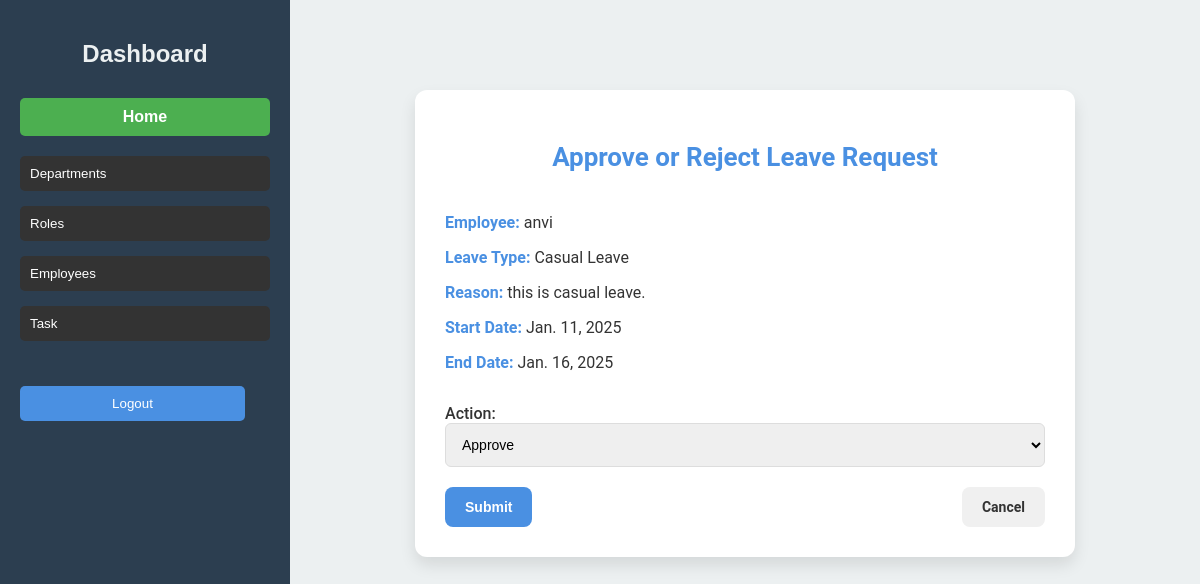
The page /approve_or_reject_leave/2/ (signed in) on the database its author committed.
### deptapp/models.py (models this page shows, shortened)
class Leave(models.Model):
    class LeaveType(models.TextChoices):
        SICK_LEAVE = 'SL', 'Sick Leave'
        CASUAL_LEAVE = 'CL', 'Casual Leave'
        PRIVILEGE_LEAVE = 'PL', 'Privilege Leave'
        LEAVE_WITHOUT_PAY = 'LWP', 'Leave Without Pay'
    class Status(models.TextChoices):
        APPROVED = 'approved', 'Approved'
        REJECTED = 'rejected', 'Rejected'
        PENDING = 'pending', 'Pending'
    leave_id = models.AutoField(primary_key=True)
    employee = models.ForeignKey('Users', on_delete=models.CASCADE, related_name='leaves')
    leave_type = models.CharField(max_length=3, choices=LeaveType.choices)
    reason = models.CharField(max_length=200)
    start_date = models.DateField()
    end_date = models.DateField()
    total_days = models.PositiveIntegerField()
    status = models.CharField(max_length=10, choices=Status.choices, default=Status.PENDING)
    approved_by = models.ForeignKey('Users', on_delete=models.SET_NULL, null=True, blank=True, related_name='approved_leaves')
    created_at = models.DateTimeField(auto_now_add=True)
    updated_at = models.DateTimeField(auto_now=True)

class Users(AbstractBaseUser, PermissionsMixin):
    first_name = models.CharField(max_length=50)
    last_name = models.CharField(max_length=50)
    email = models.EmailField(unique=True)
    mobile = models.CharField(max_length=10)
    role = models.ForeignKey('Roles', on_delete=models.SET_NULL, null=True)
    department = models.ForeignKey('Depart', on_delete=models.SET_NULL, null=True)
    reporting_manager = models.ForeignKey('self', on_delete=models.SET_NULL, null=True, blank=True)
    date_of_joining = models.DateField(auto_now_add=True)
    username = models.CharField(unique=True, max_length=100)
    password = models.CharField(max_length=255)
    created_at = models.DateTimeField(auto_now_add=True)
    updated_at = models.DateTimeField(auto_now=True)
    is_active = models.BooleanField(default=True)
    is_staff = models.BooleanField(default=False)
    objects = UserManager()
    USERNAME_FIELD = 'username'
    REQUIRED_FIELDS = ['email']

### deptapp/views.py (the view, shortened to what this page needs)
# urls.py: path('approve_or_reject_leave/<int:leave_id>/', views.approve_or_reject_leave, name='approve_or_reject_leave'),
@login_required
def approve_or_reject_leave(request, leave_id):
    leave = Leave.objects.get(leave_id=leave_id)
    return render(request, 'approve_or_reject_leave.html', {'leave': leave})

### templates/approve_or_reject_leave.html (shortened to what this page needs)
{% extends 'base.html' %}
{% block content %}
<div class="leave-request-container">
    <h2 class="page-title">Approve or Reject Leave Request</h2>
    <form method="POST" class="leave-form">
        <div class="form-info">
            <p><strong>Employee:</strong> {{ leave.employee.username }}</p>
            <p><strong>Leave Type:</strong> {{ leave.get_leave_type_display }}</p>
            <p><strong>Reason:</strong> {{ leave.reason }}</p>
            <p><strong>Start Date:</strong> {{ leave.start_date }}</p>
            <p><strong>End Date:</strong> {{ leave.end_date }}</p>
        </div>
        <div class="form-group">
            <label for="action">Action:</label>
            <select name="action" id="action" required>
                <option value="approve">Approve</option>
            </select>
        </div>
        <div class="form-actions">
            <button type="submit" class="btn btn-primary">Submit</button>
            <a href="{% url 'leave_dashboard_admin' %}" class="btn btn-secondary">Cancel</a>
        </div>
    </form>
</div>
{% endblock %}

### static/css/style.css (style rules this page uses)
body, html { margin: 0; padding: 0; font-family: Arial, sans-serif; display: flex; height: 100vh; flex-direction: column; }
@media (min-width: 768px) { body { flex-direction: row; } }
button { background-color: #27ae60; border: none; padding: 8px 12px; border-radius: 5px; cursor: pointer; }

### templates/approve_or_reject_leave.html (style rules this page uses)
.leave-request-container { max-width: 600px; margin: 50px auto; padding: 30px; background-color: #ffffff; border-radius: 12px; box-shadow: 0 8px 16px rgba(0, 0, 0, 0.1); font-family: 'Roboto', sans-serif; }
.page-title { text-align: center; margin-bottom: 25px; color: #4a90e2; font-size: 26px; font-weight: 600; }
.form-info p { font-size: 16px; color: #333; margin-bottom: 12px; }
.form-info strong { font-weight: 600; color: #4a90e2; }
.leave-form { display: flex; flex-direction: column; gap: 20px; }
.form-group label { font-weight: 500; color: #333; margin-bottom: 8px; }
.form-group select { padding: 12px; border: 1px solid #ddd; border-radius: 6px; font-size: 14px; width: 100%; transition: border-color 0.3s ease; }
.form-actions { display: flex; justify-content: space-between; gap: 10px; }
.btn { padding: 12px 20px; font-size: 14px; font-weight: 600; text-align: center; text-decoration: none; border: none; border-radius: 8px; cursor: pointer; color: #fff; }
.btn-primary { background-color: #4a90e2; }
.btn-secondary { background-color: #f0f0f0; color: #333; }

### rows shown on the page
Leave: employee.username "anvi", leave_type "Casual Leave", reason "this is casual leave.", start_date "Jan. 11, 2025", end_date "Jan. 16, 2025"
